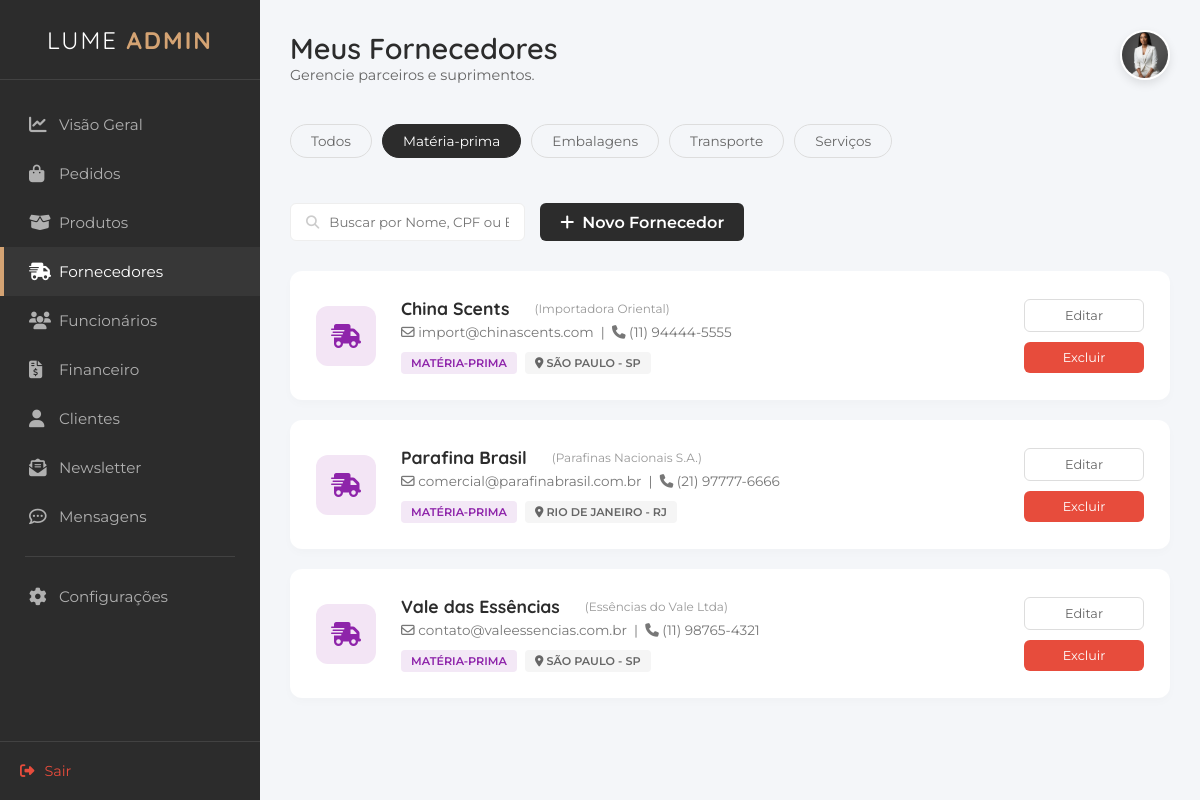
The app's page /fornecedores?categoria=Matéria-prima with its own data.
### tables this page shows
CREATE TABLE "tb_fornecedores" (
    "id_fornecedor" INTEGER PRIMARY KEY AUTOINCREMENT,
    "razao_social" VARCHAR(100) NOT NULL,
    "nome_fantasia" VARCHAR(100) NOT NULL,
    "cnpj" VARCHAR(20) NOT NULL,
    "tel_cel" VARCHAR(20),
    "categoria" VARCHAR(50),
    "insc_estadual" VARCHAR(20),
    "email" VARCHAR(100),
    "cep" VARCHAR(9),
    "endereco" VARCHAR(200),
    "cidade" VARCHAR(50),
    "estado" VARCHAR(2),
    "nome_repre" VARCHAR(100),
    "observacao" TEXT,
    "data_cad" DATETIME
    );

### appinterno.py (the view)
@app.route("/fornecedores.html")
@app.route("/fornecedores")
def listar_fornecedores():
    busca = request.args.get("q")
    filtro_cat = request.args.get("categoria")
    con = get_db()
    cur = con.cursor()
    sql = "SELECT * FROM tb_fornecedores"
    condicoes = []
    parametros = []
    if busca:
        condicoes.append("(nome_fantasia LIKE ? OR razao_social LIKE ?)")
        parametros.append(f"%{busca}%"); parametros.append(f"%{busca}%")
    if filtro_cat and filtro_cat != 'Todos':
        condicoes.append("categoria = ?")
        parametros.append(filtro_cat)
    if condicoes:
        sql += " WHERE " + " AND ".join(condicoes)
    sql += " ORDER BY nome_fantasia ASC"
    try:
        cur.execute(sql, parametros)
        dados = cur.fetchall()
    except:
        dados = []
    con.close()
    return render_template("interno/fornecedores.html", fornecedores=dados, cat_atual=filtro_cat)

### appinterno.py (called while the page is built)
def get_db():
    conn = sqlite3.connect("db_lume.db")
    conn.row_factory = sqlite3.Row
    return conn

### templates/interno/fornecedores.html (shortened to what this page needs)
<!DOCTYPE html>
<html lang="pt-br">
<head>
    <link rel="stylesheet" href="https://cdnjs.cloudflare.com/ajax/libs/font-awesome/6.4.0/css/all.min.css">
    <link rel="stylesheet" href="/static/styleinterno.css">
</head>
<body>
    <div class="admin-container">
        <aside class="sidebar">
            <div class="sidebar-header">
                <h2 class="brand-text">LUME <span>ADMIN</span></h2>
            </div>
            <nav class="sidebar-nav">
                <ul>
                    <li><a href="dashboard.html"><i class="fa-solid fa-chart-line"></i> Visão Geral</a></li>
                    <li><a href="pedido.html"><i class="fa-solid fa-bag-shopping"></i>Pedidos</a></li>
                    <li><a href="produto.html"><i class="fa-solid fa-box-open"></i> Produtos</a></li>
                    <li class="active"><a href="fornecedores.html"><i class="fa-solid fa-truck-fast"></i> Fornecedores</a></li>
                    <li><a href="funcionarios.html"><i class="fa-solid fa-users"></i> Funcionários</a></li>
                    <li><a href="financeiro.html"><i class="fa-solid fa-file-invoice-dollar"></i> Financeiro</a></li>
                    <li><a href="cliente.html"><i class="fas fa-user"></i>Clientes</a></li>
                    <li><a href="newsletter.html"><i class="fa-solid fa-envelope-open-text"></i> Newsletter</a></li>
                    <li><a href="mensagens.html"><i class="fa-regular fa-comment-dots"></i> Mensagens</a></li>
                    <li class="separator"></li>
                    <li><a href="configuracoes.html"><i class="fa-solid fa-gear"></i> Configurações</a></li>
                </ul>
            </nav>
            <div class="sidebar-footer">
                <a href="login.html" class="logout-btn"><i class="fa-solid fa-right-from-bracket"></i> Sair</a>
            </div>
        </aside>
        <main class="main-content">
            <header class="top-bar">
                <div class="welcome-text">
                    <h1>Meus Fornecedores</h1>
                    <p>Gerencie parceiros e suprimentos.</p>
                </div>
                <div class="user-profile">
    <div class="profile-dropdown-trigger" onclick="toggleProfileMenu()">
        <img src="/static/imagens/fundadora1.jpeg" alt="Admin" class="avatar">
    </div>
</div>
            </header>
            <section class="suppliers-toolbar">
                <div class="status-filters" style="margin-bottom: 20px;">
    <a href="/fornecedores"
       class="filter-pill {{ 'active' if not cat_atual or cat_atual == 'Todos' }}">
       Todos
    </a>
    <a href="/fornecedores?categoria=Matéria-prima"
       class="filter-pill {{ 'active' if cat_atual == 'Matéria-prima' }}">
       Matéria-prima
    </a>
    <a href="/fornecedores?categoria=Embalagens"
       class="filter-pill {{ 'active' if cat_atual == 'Embalagens' }}">
       Embalagens
    </a>
    <a href="/fornecedores?categoria=Transporte"
       class="filter-pill {{ 'active' if cat_atual == 'Transporte' }}">
       Transporte
    </a>
    <a href="/fornecedores?categoria=Serviços"
       class="filter-pill {{ 'active' if cat_atual == 'Serviços' }}">
       Serviços
    </a>
</div>
                <div class="toolbar-actions">
                     <form class="search-compact" action="/fornecedores" method="GET">
    <button type="submit" style="border: none; background: transparent; cursor: pointer; color: #ccc;">
        <i class="fa-solid fa-magnifying-glass"></i>
    </button>
    <input type="text" name="q" placeholder="Buscar por Nome, CPF ou E-mail..."
           value="{{ request.args.get('q', '') }}">
</form>
                    <a href="novo-fornecedor.html" class="btn-new-supplier" style="text-decoration: none;">
    <i class="fa-solid fa-plus"></i> Novo Fornecedor
</a>
                </div>
            </section>
            <section class="suppliers-list">
    {% for f in fornecedores %}
    <div class="supplier-card">
        <div class="supplier-icon-box">
            <i class="fa-solid fa-truck-fast"></i>
        </div>
        <div class="supplier-details">
            <div class="header-row">
                <h3>{{ f['nome_fantasia'] }}</h3>
                <span style="font-size: 0.75rem; color: #999; margin-left: 10px;">
                    ({{ f['razao_social'] }})
                </span>
            </div>
            <p class="contact-line">
                <i class="fa-regular fa-envelope"></i> {{ f['email'] }} &nbsp;|&nbsp;
                <i class="fa-solid fa-phone"></i> {{ f['tel_cel'] }}
            </p>
            <div class="tags-row">
                <span class="tag tag-purple">{{ f['categoria'] }}</span>
                <span class="tag tag-gray">
                    <i class="fa-solid fa-location-dot"></i> {{ f['cidade'] }} - {{ f['estado'] }}
                </span>
            </div>
        </div>
        <div class="supplier-actions">
    <a href="/fornecedor/editar/{{ f['id_fornecedor'] }}" class="btn-action-outline" style="text-decoration: none; text-align: center;">
        Editar
    </a>
    <a href="/fornecedor/delete/{{ f['id_fornecedor'] }}" class="btn-action-solid"
       style="background-color: #e74c3c; text-decoration: none; text-align: center;"
       onclick="return confirm('Tem certeza que deseja excluir o fornecedor {{ f['nome_fantasia'] }}?')">
        Excluir
    </a>
</div>
    </div>
    {% else %}
    <div style="text-align: center; padding: 40px; color: #999;">
        <i class="fa-solid fa-folder-open" style="font-size: 3rem; margin-bottom: 15px;"></i>
        <p>Nenhum fornecedor cadastrado ainda.</p>
    </div>
    {% endfor %}
    </section>
        </main>
    </div>
</body>
</html>

### records on screen
tb_fornecedores: nome_fantasia "China Scents", razao_social "Importadora Oriental", email "import@chinascents.com", tel_cel "(11) 94444-5555", categoria "MATÉRIA-PRIMA", cidade "SÃO PAULO", estado "SP"
tb_fornecedores: nome_fantasia "Parafina Brasil", razao_social "Parafinas Nacionais S.A.", email "comercial@parafinabrasil.com.br", tel_cel "(21) 97777-6666", categoria "MATÉRIA-PRIMA", cidade "RIO DE JANEIRO", estado "RJ"
tb_fornecedores: nome_fantasia "Vale das Essências", razao_social "Essências do Vale Ltda", email "contato@valeessencias.com.br", tel_cel "(11) 98765-4321", categoria "MATÉRIA-PRIMA", cidade "SÃO PAULO", estado "SP"
